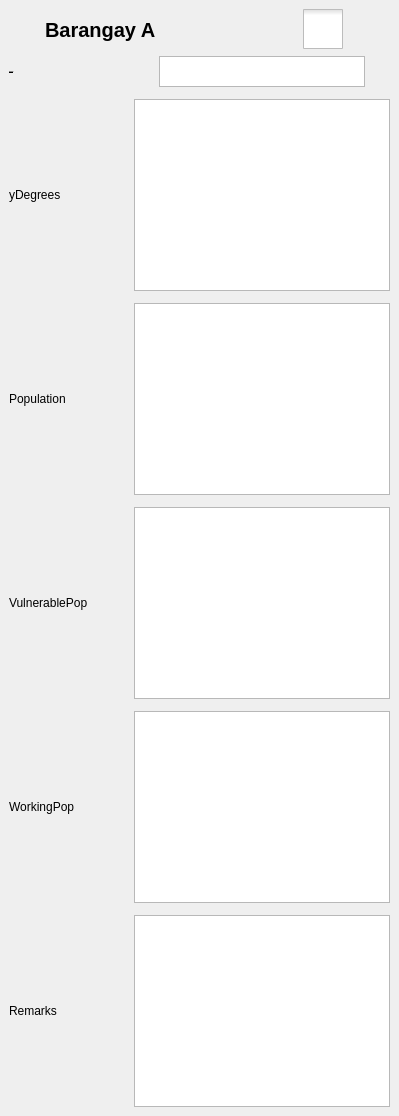
           <widget class="QWidget" name="page">
            <property name="sizePolicy">
             <sizepolicy hsizetype="Preferred" vsizetype="Maximum">
              <horstretch>0</horstretch>
              <verstretch>0</verstretch>
             </sizepolicy>
            </property>
            <property name="minimumSize">
             <size>
              <width>0</width>
              <height>700</height>
             </size>
            </property>
            <layout class="QVBoxLayout" name="verticalLayout_13">
             <property name="spacing">
              <number>0</number>
             </property>
             <property name="leftMargin">
              <number>0</number>
             </property>
             <property name="topMargin">
              <number>0</number>
             </property>
             <property name="rightMargin">
              <number>0</number>
             </property>
             <property name="bottomMargin">
              <number>0</number>
             </property>
             <item alignment="Qt::AlignTop">
              <widget class="QWidget" name="widget_4" native="true">
               <layout class="QVBoxLayout" name="verticalLayout_14">
                <item>
                 <layout class="QHBoxLayout" name="horizontalLayout_28">
                  <item>
                   <widget class="QPushButton" name="pushButton_14">
                    <property name="minimumSize">
                     <size>
                      <width>30</width>
                      <height>41</height>
                     </size>
                    </property>
                    <property name="maximumSize">
                     <size>
                      <width>25</width>
                      <height>41</height>
                     </size>
                    </property>
                    <property name="styleSheet">
                     <string notr="true">QPushButton{
	background-color: none;
	border: none;
}</string>
                    </property>
                    <property name="text">
                     <string/>
                    </property>
                    <property name="icon">
                     <iconset resource="resources.qrc">
                      <normaloff>:/ICONS/462547553_520698087383761_137860076397263527_n.png</normaloff>:/ICONS/462547553_520698087383761_137860076397263527_n.png</iconset>
                    </property>
                    <property name="iconSize">
                     <size>
                      <width>41</width>
                      <height>41</height>
                     </size>
                    </property>
                   </widget>
                  </item>
                  <item>
                   <widget class="QLabel" name="label_18">
                    <property name="font">
                     <font>
                      <family>Ms Shell Dlg 2</family>
                      <pointsize>-1</pointsize>
                      <weight>75</weight>
                      <bold>true</bold>
                      <underline>false</underline>
                      <strikeout>false</strikeout>
                     </font>
                    </property>
                    <property name="styleSheet">
                     <string notr="true">QLabel {
    font-size: 20px;
    font-family: &quot;Ms Shell Dlg 2&quot;;
    color: #000;
    font-weight: bold;
    text-decoration: none;
}</string>
                    </property>
                    <property name="text">
                     <string>Barangay A</string>
                    </property>
                   </widget>
                  </item>
                  <item>
                   <widget class="QCheckBox" name="checkBox_15">
                    <property name="sizePolicy">
                     <sizepolicy hsizetype="Preferred" vsizetype="Preferred">
                      <horstretch>0</horstretch>
                      <verstretch>0</verstretch>
                     </sizepolicy>
                    </property>
                    <property name="minimumSize">
                     <size>
                      <width>0</width>
                      <height>0</height>
                     </size>
                    </property>
                    <property name="maximumSize">
                     <size>
                      <width>40</width>
                      <height>40</height>
                     </size>
                    </property>
                    <property name="styleSheet">
                     <string notr="true">QCheckBox::indicator {
     width: 40px;
     height: 40px;
}</string>
                    </property>
                    <property name="text">
                     <string/>
                    </property>
                    <property name="iconSize">
                     <size>
                      <width>41</width>
                      <height>41</height>
                     </size>
                    </property>
                    <property name="checked">
                     <bool>false</bool>
                    </property>
                   </widget>
                  </item>
                  <item>
                   <widget class="QPushButton" name="pushButton_16">
                    <property name="minimumSize">
                     <size>
                      <width>41</width>
                      <height>41</height>
                     </size>
                    </property>
                    <property name="maximumSize">
                     <size>
                      <width>41</width>
                      <height>41</height>
                     </size>
                    </property>
                    <property name="styleSheet">
                     <string notr="true">QPushButton{
	background-color: none;
	border: none;
}</string>
                    </property>
                    <property name="text">
                     <string/>
                    </property>
                    <property name="icon">
                     <iconset resource="resources.qrc">
                      <normaloff>:/ICONS/9022869_duotone_trash.png</normaloff>:/ICONS/9022869_duotone_trash.png</iconset>
                    </property>
                    <property name="iconSize">
                     <size>
                      <width>41</width>
                      <height>41</height>
                     </size>
                    </property>
                   </widget>
                  </item>
                 </layout>
                </item>
                <item>
                 <layout class="QGridLayout" name="gridLayout">
                  <property name="verticalSpacing">
                   <number>12</number>
                  </property>
                  <item row="1" column="1">
                   <spacer name="horizontalSpacer_2">
                    <property name="orientation">
                     <enum>Qt::Horizontal</enum>
                    </property>
                    <property name="sizeHint" stdset="0">
                     <size>
                      <width>40</width>
                      <height>20</height>
                     </size>
                    </property>
                   </spacer>
                  </item>
                  <item row="1" column="0">
                   <widget class="QLabel" name="label_20">
                    <property name="text">
                     <string>yDegrees</string>
                    </property>
                   </widget>
                  </item>
                  <item row="2" column="2">
                   <widget class="QPlainTextEdit" name="plainTextEdit_3"/>
                  </item>
                  <item row="2" column="0">
                   <widget class="QLabel" name="label_27">
                    <property name="text">
                     <string>Population</string>
                    </property>
                   </widget>
                  </item>
                  <item row="3" column="1">
                   <spacer name="horizontalSpacer_4">
                    <property name="orientation">
                     <enum>Qt::Horizontal</enum>
                    </property>
                    <property name="sizeHint" stdset="0">
                     <size>
                      <width>40</width>
                      <height>20</height>
                     </size>
                    </property>
                   </spacer>
                  </item>
                  <item row="3" column="0">
                   <widget class="QLabel" name="label_28">
                    <property name="text">
                     <string>VulnerablePop</string>
                    </property>
                   </widget>
                  </item>
                  <item row="2" column="1">
                   <spacer name="horizontalSpacer_3">
                    <property name="orientation">
                     <enum>Qt::Horizontal</enum>
                    </property>
                    <property name="sizeHint" stdset="0">
                     <size>
                      <width>40</width>
                      <height>20</height>
                     </size>
                    </property>
                   </spacer>
                  </item>
                  <item row="4" column="2">
                   <widget class="QPlainTextEdit" name="plainTextEdit_5"/>
                  </item>
                  <item row="4" column="0">
                   <widget class="QLabel" name="label_29">
                    <property name="text">
                     <string>WorkingPop</string>
                    </property>
                   </widget>
                  </item>
                  <item row="4" column="1">
                   <spacer name="horizontalSpacer_5">
                    <property name="orientation">
                     <enum>Qt::Horizontal</enum>
                    </property>
                    <property name="sizeHint" stdset="0">
                     <size>
                      <width>40</width>
                      <height>20</height>
                     </size>
                    </property>
                   </spacer>
                  </item>
                  <item row="3" column="2">
                   <widget class="QPlainTextEdit" name="plainTextEdit_4"/>
                  </item>
                  <item row="1" column="2">
                   <widget class="QPlainTextEdit" name="plainTextEdit_2"/>
                  </item>
                  <item row="0" column="0">
                   <widget class="QLabel" name="label_19">
                    <property name="font">
                     <font>
                      <family>Ms Shell Dlg 2</family>
                      <pointsize>-1</pointsize>
                      <weight>75</weight>
                      <bold>true</bold>
                      <underline>true</underline>
                     </font>
                    </property>
                    <property name="text">
                     <string>xDegrees</string>
                    </property>
                   </widget>
                  </item>
                  <item row="0" column="1">
                   <spacer name="horizontalSpacer">
                    <property name="orientation">
                     <enum>Qt::Horizontal</enum>
                    </property>
                    <property name="sizeHint" stdset="0">
                     <size>
                      <width>40</width>
                      <height>20</height>
                     </size>
                    </property>
                   </spacer>
                  </item>
                  <item row="0" column="2" alignment="Qt::AlignHCenter">
                   <widget class="QPlainTextEdit" name="plainTextEdit">
                    <property name="sizePolicy">
                     <sizepolicy hsizetype="Preferred" vsizetype="Preferred">
                      <horstretch>0</horstretch>
                      <verstretch>0</verstretch>
                     </sizepolicy>
                    </property>
                    <property name="maximumSize">
                     <size>
                      <width>206</width>
                      <height>31</height>
                     </size>
                    </property>
                   </widget>
                  </item>
                  <item row="5" column="2">
                   <widget class="QPlainTextEdit" name="plainTextEdit_6"/>
                  </item>
                  <item row="5" column="1">
                   <spacer name="horizontalSpacer_6">
                    <property name="orientation">
                     <enum>Qt::Horizontal</enum>
                    </property>
                    <property name="sizeHint" stdset="0">
                     <size>
                      <width>40</width>
                      <height>20</height>
                     </size>
                    </property>
                   </spacer>
                  </item>
                  <item row="5" column="0">
                   <widget class="QLabel" name="label_30">
                    <property name="text">
                     <string>Remarks</string>
                    </property>
                   </widget>
                  </item>
                 </layout>
                </item>
               </layout>
              </widget>
             </item>
            </layout>
           </widget>
